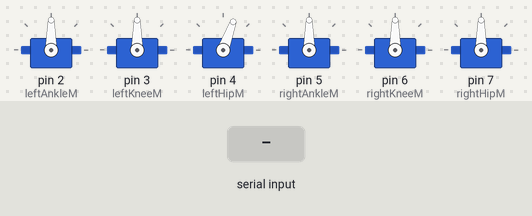
Recording of a sketch running on a simulated Arduino Uno, built with avr-gcc and run on an emulated ATmega328P. Parts: 6 × servo. The test bench sets the inputs (shaded band).

Above: at 1.2 s.
1.3 s: "90,45,200x" received over Serial
At 2.7 s:
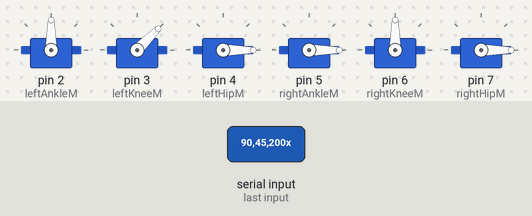
3.0 s: "30,150,10x" received over Serial
At 4.2 s:
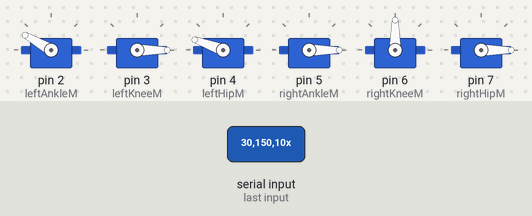
4.5 s: "90,45x" received over Serial
At 5.6 s:
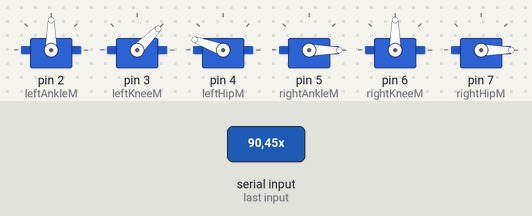
6.1 s: "5x" received over Serial
At 6.9 s:
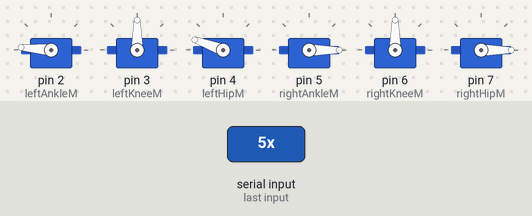
7.7 s: "90x" received over Serial
At 8.3 s:
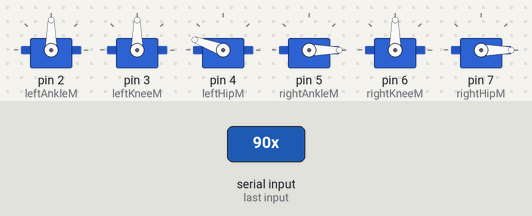
9.3 s: "200x" received over Serial
At 9.7 s:
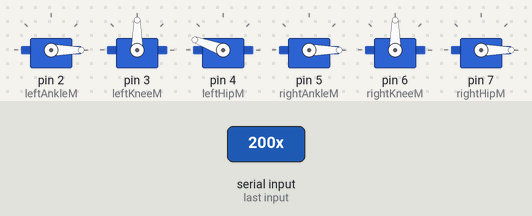
Timing chart, 0 to 11.9 s (numbered marks = the images above; inputs shaded):
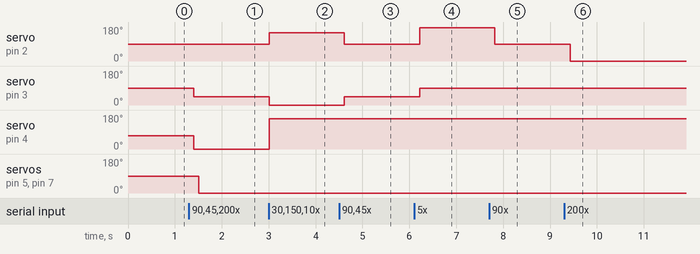

The sketch:

Arduino_Controller.ino
```cpp
#include<Servo.h>

Servo leftAnkleM;
Servo leftKneeM;
Servo leftHipM;
Servo rightAnkleM;
Servo rightKneeM;
Servo rightHipM;

int leftAnkle = 90;
int leftKnee = 0;
int leftHip = 90;
int rightAnkle = 90;
int rightKnee = 0;
int rightHip = 90;

String values;

void setup() {
  leftAnkleM.attach(2);
  leftKneeM.attach(3);
  leftHipM.attach(4);
  rightAnkleM.attach(5);
  rightKneeM.attach(6);
  rightHipM.attach(7);

  Serial.begin(9600);
}

void loop() {
  if (Serial.available()>0){
    values = Serial.readStringUntil('x');
    leftAnkle = values.substring(0,3).toInt();
    leftKnee = values.substring(3,6).toInt();
    leftHip = values.substring(6,9).toInt();
    rightAnkle = values.substring(9,12).toInt();
    rightKnee = values.substring(12,15).toInt();
    rightHip = values.substring(15,18).toInt();
  }

  leftLeg(leftAnkle, leftKnee, leftHip);
  delay(100);
  rightLeg(rightAnkle, rightKnee, rightHip);
  delay(100);
}

void leftLeg(int ankle,int knee,int hip){
  leftAnkleM.write(180-ankle);
  leftKneeM.write(90-knee);
  leftHipM.write(160-hip);
}

void rightLeg(int ankle,int knee,int hip){
  rightAnkleM.write(ankle);
  rightKneeM.write(90+knee);
  rightHipM.write(hip);
}
```

Measured:
- after the input at 1.3 s, servo on pin 3 (leftKneeM): 90° → 45° after 0.10 s; servo on pin 4 (leftHipM): 70° → 0° after 0.10 s; servo on pin 5 (rightAnkleM), servo on pin 7 (rightHipM): 90° → 0° after 0.20 s
- after the input at 3.0 s, servo on pin 2 (leftAnkleM): 90° → 150° at once; servo on pin 3 (leftKneeM): 45° → 0° at once; servo on pin 4 (leftHipM): 0° → 160° at once
- after the input at 4.5 s, servo on pin 2 (leftAnkleM): 150° → 90° after 0.12 s; servo on pin 3 (leftKneeM): 0° → 45° after 0.12 s
- after the input at 6.1 s, servo on pin 2 (leftAnkleM): 90° → 175° after 0.12 s; servo on pin 3 (leftKneeM): 45° → 90° after 0.12 s
- after the input at 7.7 s, servo on pin 2 (leftAnkleM): 175° → 90° after 0.12 s
- after the input at 9.3 s, servo on pin 2 (leftAnkleM): 90° → 0° after 0.13 s
